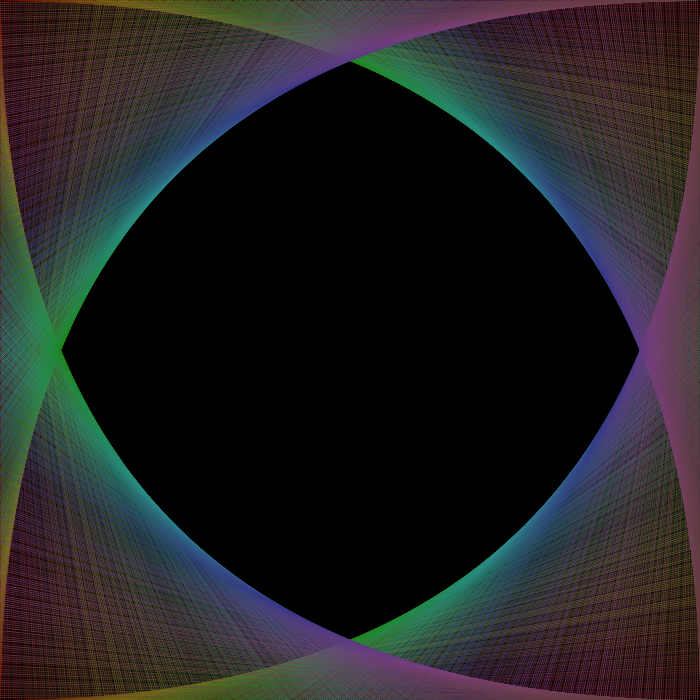
Frame 1 (no input)
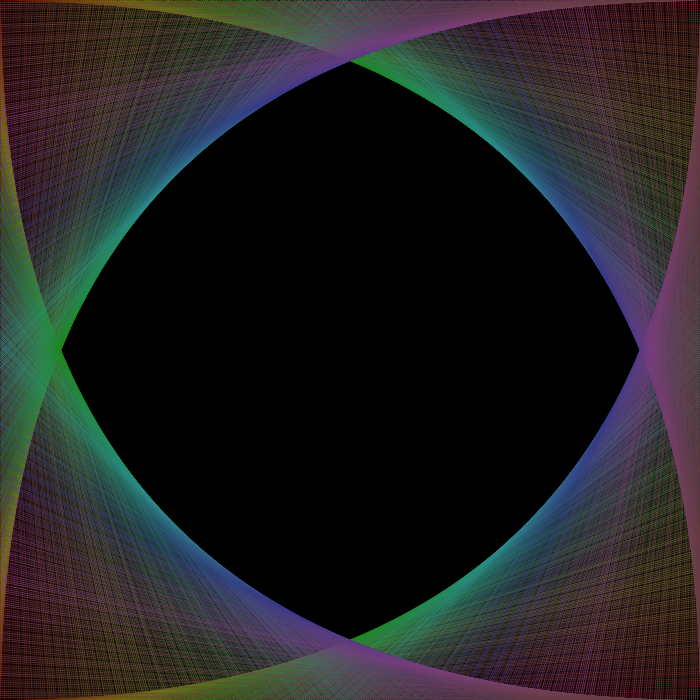
Frame 60 (the mouse pressed at the canvas centre just before this capture)
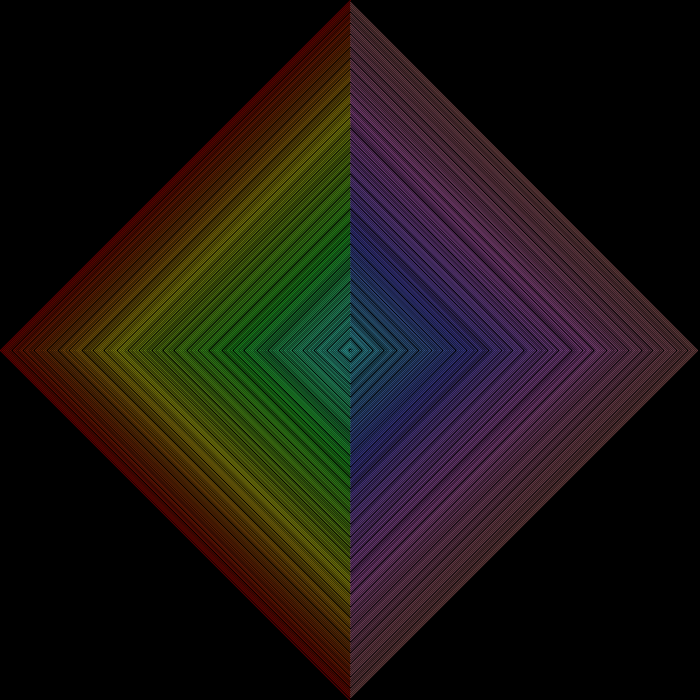
Frame 120 (the mouse held since frame 60 and released just before this capture)

The Processing sketch that drew these frames (run headless with seeded random() and noise(); from frame 60 on, the mouse is pressed at the canvas centre):

// Processing sketch: processing_149364
// ── processing_149364.pde


void setup()
{
  size(700,700);
  background(0);
  colorMode(HSB,255);
}

void draw()
{
  background(0);
  frameRate(60);
  float delta = 1/32.;
  strokeWeight(1);
  stroke(255);
  float x = 0;
  while (x < 10)
  {
    float xpos = map(x,0,10,0,width);
    float ypos = map(10-x,0,10,0,height);
    stroke(map(xpos,0,width,0,255),map(ypos,0,height,100,255),map(xpos*ypos,0,width*height,100,255),random(100)+100);
    line(xpos,mouseY,mouseX,ypos);
    line(xpos,mouseY,width-mouseX,height-ypos);
    line(xpos,height-mouseY,mouseX,height-ypos);
    line(xpos,height-mouseY,width-mouseX,ypos);
    x += delta;
  }
  //fill(0,255,0);
  //ellipse(width,height,2*width,2*height);
}
    
  
